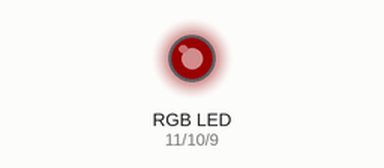
A sketch run on a simulated Arduino Uno, built with avr-gcc and run on an emulated ATmega328P. Parts: an RGB LED mixed from three pins (HIGH = lit). Dim RGB values are drawn brighter than linear.

Above: at 0.05 s.
At 0.4 s:
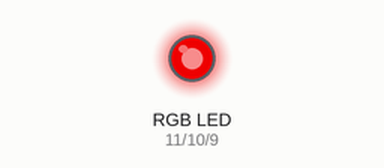
At 0.75 s:
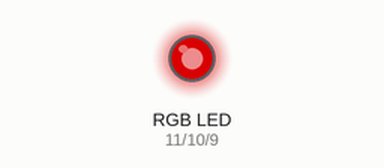
At 1.5 s:
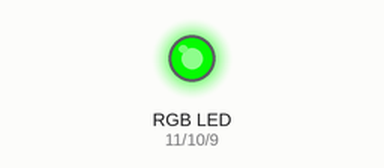
At 2.3 s:
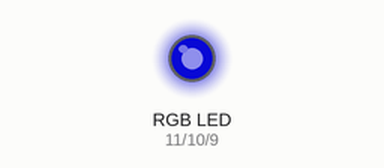
At 2.95 s:
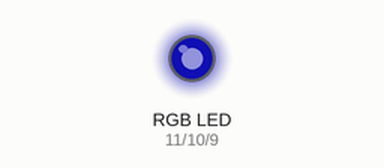
Timing chart, 0 to 7.0 s (numbered marks = the images above):
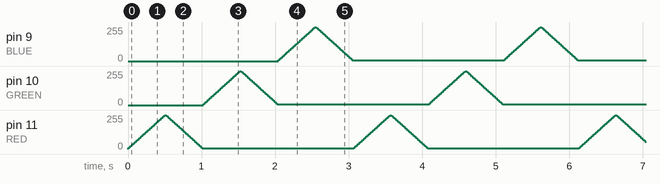

The sketch:

rgb_threedimbright.ino
```cpp
int BUTTON = 2;
int RED = 11;
int GREEN = 10;
int BLUE = 9;
int count = 0;
int flag = 0;


void setup() {
  Serial.begin(9600);
  pinMode(BUTTON, INPUT_PULLUP);
  pinMode(RED, OUTPUT);
  pinMode(GREEN, OUTPUT);
  pinMode(BLUE, OUTPUT);
}

int SW_chk() {
  int key = digitalRead(BUTTON);
  if(!key) {  //버튼이 눌러지지 않은 경우
    if(!flag) return 0;
    else {
      delay(20);
      flag = 0;
      return key;
    }
  } else {
    if(flag != 0) return 0;
    else {
      delay(50);
      flag = 1;
      return key;
    }
  }
}

void loop() {
  for(int j = 11; j >= 9; j --) {
      int i = 0;
    while((i += 5) < 256) {
       analogWrite(j, i);
      delay(10);
    }
    while((i -= 5) > 0) {
      analogWrite(j, i);
      delay(10);
    }
  }
}
```
